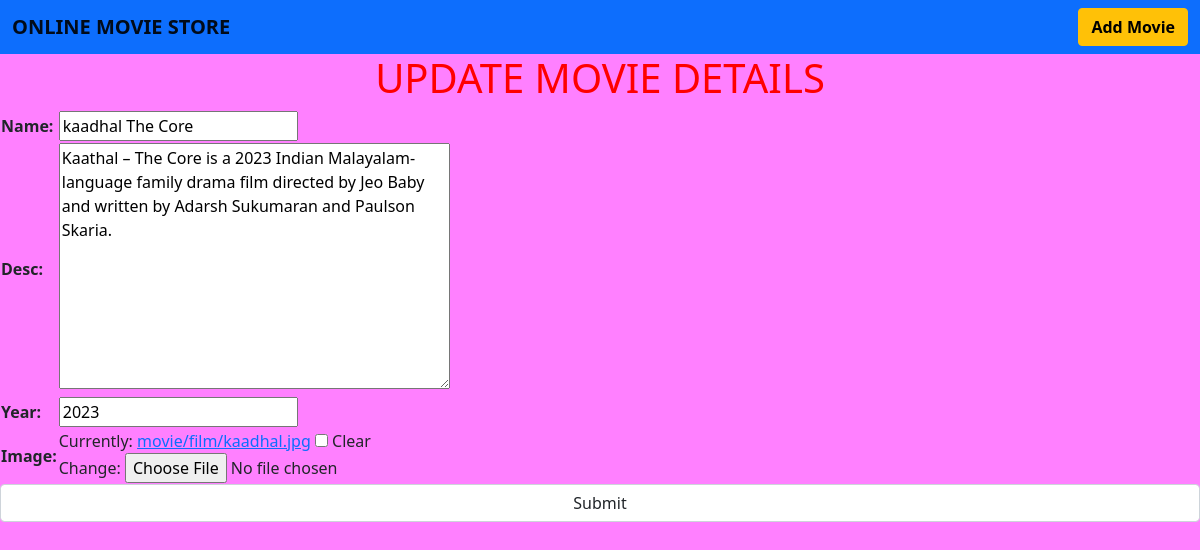
The page /update/kaadhal The Core on the database its author committed.
### movie/models.py (models this page shows, shortened)
class Filmview(models.Model):
    name=models.CharField(max_length=200)
    desc=models.TextField()
    year=models.IntegerField()
    image=models.ImageField(upload_to='movie/film',blank=True,null=True)

### movie/views.py (the view)
# urls.py: path('update/<p>',views.update,name="update"),
def update(request,p):
    f=Filmview.objects.get(name=p)
    form=movieform(instance=f)
    if(request.method=="POST"):
        form=movieform(request.POST,instance=f)
        if form.is_valid():
           form.save()
           return viewdetail(request,p)
    return render(request, 'update.html',{'form':form})

### movie/forms.py
class movieform(forms.ModelForm):
    class Meta:
        model=Filmview
        fields='__all__'

### templates/update.html (shortened to what this page needs)
<!DOCTYPE html>
{% extends 'base.html' %}
{% load static %}
{% block content %}
<center>
<h1>UPDATE MOVIE DETAILS</h1></center>
<form method="POST" enctype="multipart/form-data">
 <table> {{form.as_table}} </table>
  <input type="submit" class="form-control" >
</form>
{% endblock %}

### static/css/style.css (style rules this page uses)
h1 { color:red; }

### rows shown on the page
Filmview: name "kaadhal The Core", desc "Kaathal – The Core is a 2023 Indian Malayalam-language family drama film directed by Jeo Baby and written by Adarsh Sukumaran and Paulson Skaria.", year "2023"
